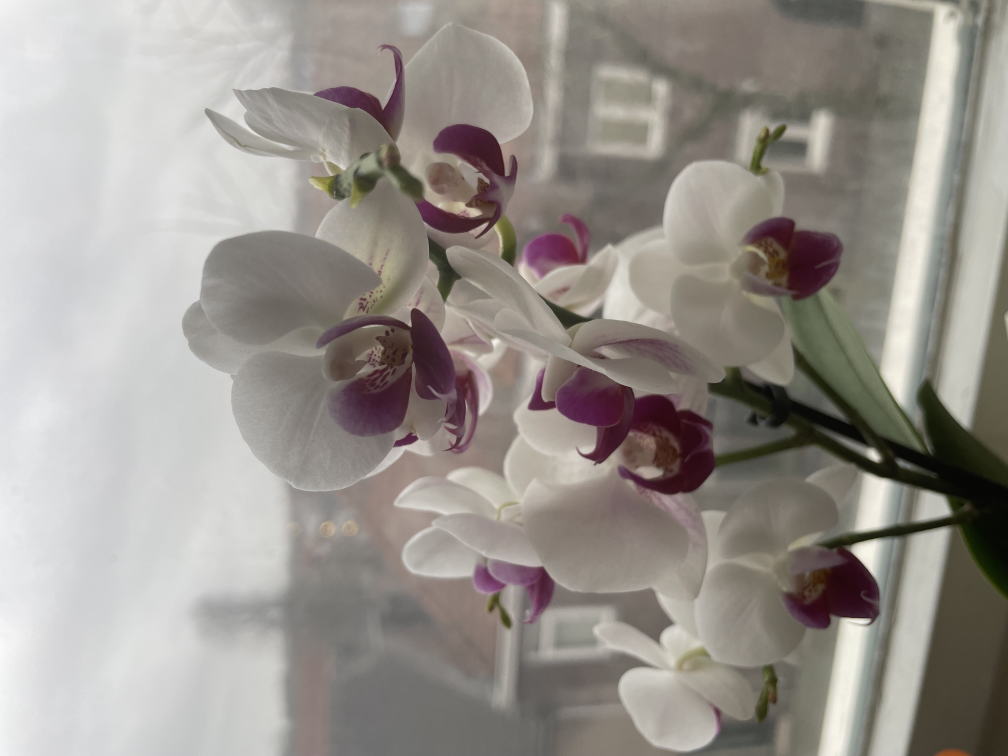
#> input picture 2D_Images_processing/orchid_1.jpg, 4032 x 3024 px (shown at 1/4 size)
$ python 2D_image_orchid_processing_classification.py
#> lines starting #> are read from the running program, lines starting #| are printed output that depends on the picture
import numpy as np
import pandas as pd
import os
import matplotlib.pyplot as plt

from skimage import io
from skimage.color import rgb2gray
os.chdir('C:/Users\Hien Thi Dieu Truong/Documents/Python modelling/Git hub/3D-image-analysis/2D_Images_processing')
img1=io.imread('orchid_1.jpg')
#> img1 is the input picture: shape (3024, 4032, 3); mean R, G, B 152.7, 147.5, 141.7
img1.shape
img2=io.imread('orchid_2.jpg')
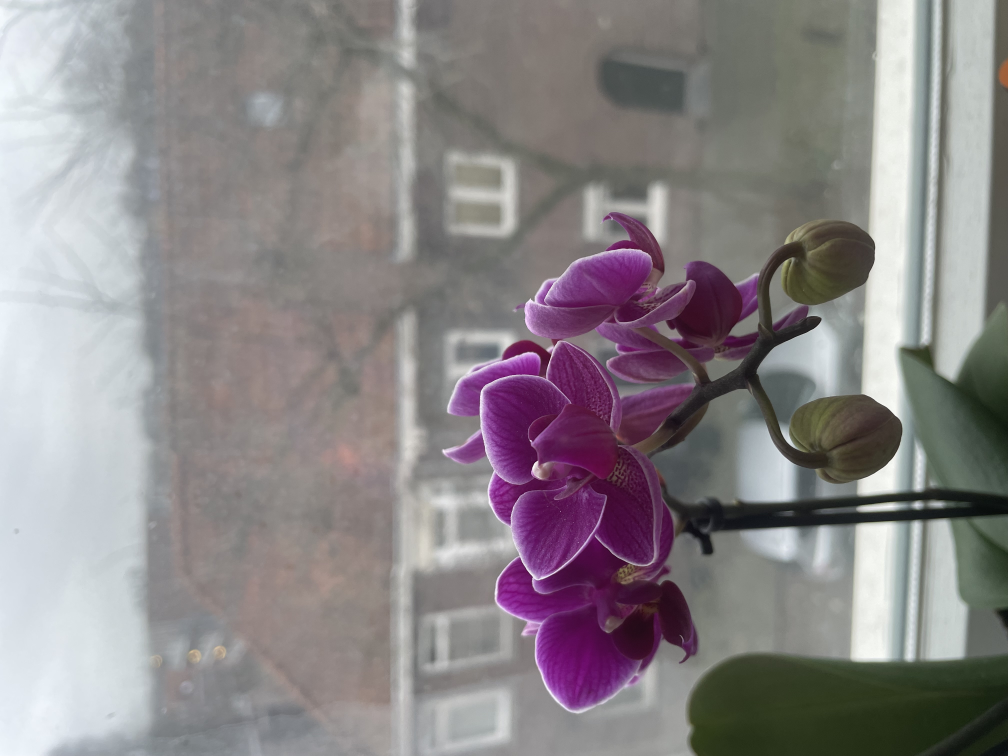
#> input picture 2D_Images_processing/orchid_2.jpg, 4032 x 3024 px (shown at 1/4 size)
#> img2 is the input picture: shape (3024, 4032, 3); mean R, G, B 139.1, 133.9, 136.1
img3=img1.copy()
img4=img2.copy()
plt.figure(figsize=(10,10))
plt.imshow(img1,cmap='gray')

# create noise image
from skimage.util import random_noise
sigma=0.02
img5=random_noise(img1,var=sigma**2)
img6=random_noise(img2,var=sigma**2)
plt.figure(figsize=(10,10))
plt.imshow(img5,cmap='gray')
# crop image to the center
def crop_image(image,crop_h,crop_w):
#> called with crop_h = 1000, crop_w = 1000
    height,width,channels=image.shape
#> height = 3024; width = 4032; channels = 3
    start_height=height//2 - crop_h//2
#> start_height = 1012
    start_width=width//2 - crop_w//2
#> start_width = 1516

    return image[start_height:start_height+crop_h,start_width:start_width+crop_w]

img7=img6.copy()
img8=crop_image(img7,1000,1000)
img9=crop_image(img5,1000,1000)
plt.figure(figsize=(10,10))
plt.imshow(img9,cmap='gray')

# Change to gray scale
img1=rgb2gray(img1)
#> img1: shape (3024, 4032) float64
img2=rgb2gray(img2)
#> img2: shape (3024, 4032) float64
img3=rgb2gray(img3)
img4=rgb2gray(img4)
img5=rgb2gray(img5)
#> img5: shape (3024, 4032) float64
img6=rgb2gray(img6)
#> img6: shape (3024, 4032) float64
img7=rgb2gray(img7)
img8=rgb2gray(img8)
img9=rgb2gray(img9)
# Resize image
from skimage.transform import resize
img1_resized=resize(img1,output_shape=(100,100),mode='reflect',anti_aliasing=False)
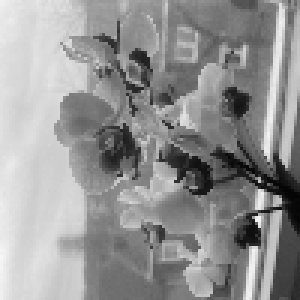
#> img1_resized: shape (100, 100) float64 (shown 3 times larger); min 0.0225, max 0.969, mean 0.581
img2_resized=resize(img2,output_shape=(100,100),mode='reflect',anti_aliasing=False)
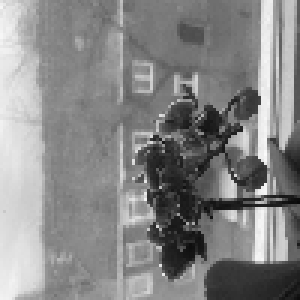
#> img2_resized: shape (100, 100) float64 (shown 3 times larger); min 0.0373, max 0.982, mean 0.53
img3_resized=resize(img3,output_shape=(100,100),mode='reflect',anti_aliasing=False)
img4_resized=resize(img4,output_shape=(100,100),mode='reflect',anti_aliasing=False)
img5_resized=resize(img5,output_shape=(100,100),mode='reflect',anti_aliasing=False)
img6_resized=resize(img6,output_shape=(100,100),mode='reflect',anti_aliasing=False)
img7_resized=resize(img7,output_shape=(100,100),mode='reflect',anti_aliasing=False)
img8_resized=resize(img8,output_shape=(100,100),mode='reflect',anti_aliasing=False)
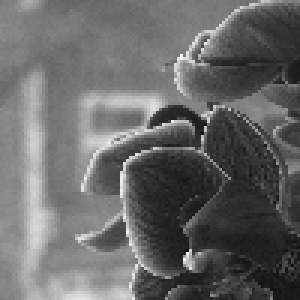
#> img8_resized: shape (100, 100) float64 (shown 3 times larger); min 0.0468, max 0.968, mean 0.409
img9_resized=resize(img9,output_shape=(100,100),mode='reflect',anti_aliasing=False)
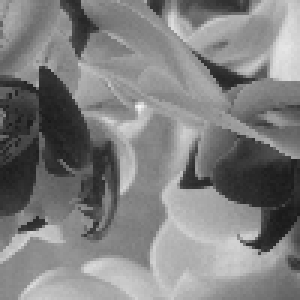
#> img9_resized: shape (100, 100) float64 (shown 3 times larger); min 0.101, max 0.962, mean 0.501
plt.figure(figsize=(10,10))
plt.imshow(img8_resized,cmap='gray')
# Combine the image into one array
train=np.concatenate((img1_resized,img2_resized,img3_resized,img4_resized,img5_resized,img6_resized,img7_resized),axis=0)
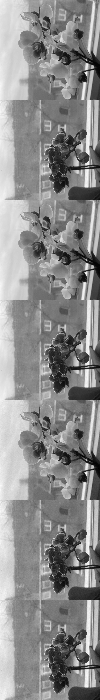
#> train: shape (700, 100) float64; min 0.00813, max 0.983, mean 0.552
test=np.concatenate((img8_resized,img9_resized),axis=0)
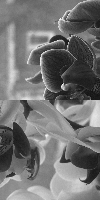
#> test: shape (200, 100) float64; min 0.0468, max 0.968, mean 0.455

# Prepare the data into 1 axis
train=train.reshape(-1,10000).astype(np.float32)
test=test.reshape(-1,10000).astype(np.float32)

train.shape
test.shape
# Create labels for train and test data.
train_labels={'img1':'White Phalaenopsis','img2':'Purple Phalaenopsis','img3':'White Phalaenopsis',
              'img4':'Purple Phalaenopsis','img5':'White Phalaenopsis',
              'img6':'Purple Phalaenopsis','img7':'Purple Phalaenopsis'}
test_labels={'img8':'Purple Phalaenopsis','img9':'White Phalaenopsis'}

code=np.array([0,1,0,1,0,1,1])
tr_labels=pd.DataFrame(list(train_labels.items()),columns=['Image','Labels'])
tr_labels['code']=code
test_labels=pd.DataFrame(list(test_labels.items()),columns=['Image','Labels'])
test_labels['code']=np.array([1,0])

# Initiate kNN
from sklearn.neighbors import KNeighborsClassifier
knn=KNeighborsClassifier(n_neighbors=1)
model=knn.fit(train,tr_labels['code'])
results=model.predict(test)
#> results = [1, 0]

# Calculate the classification results
from sklearn.metrics import accuracy_score, recall_score,precision_score
print('accuracy_score:', accuracy_score(test_labels['code'],results))
#| accuracy_score: 1.0
print('recall_score:',recall_score(test_labels['code'],results))
#| recall_score: 1.0
print('precision_score:',precision_score(test_labels['code'],results))
#| precision_score: 1.0

# Print the name of results
for i in results:
    if i==0:
        print('White Phalaenopsis')
    else:
        print('Purple Phalaenopsis')
#> this loop made 2 passes
#> i on pass 2: 0
#| Purple Phalaenopsis
#| White Phalaenopsis
